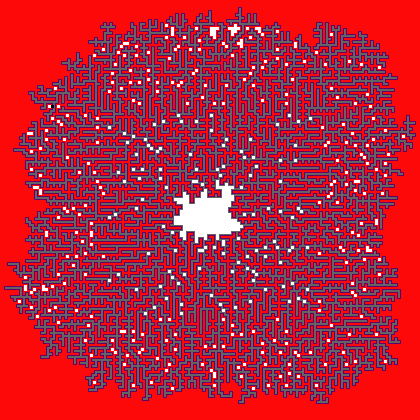
#> input picture 10/imgout.png, 420 x 420 px
$ python mainv2dec.py
#> lines starting #> are read from the running program, lines starting #| are printed output that depends on the picture; after the words box and inside, x2 and y2 are one past the last pixel; in counts of white or black regions, pixels touching at a corner belong together
from PIL import Image
import numpy as np
import math

# THIS IS THE SECOND OF TWO PART 2 SCRIPTS, USE MAINV2IMG.PY FOR THE FIRST PART
# THIS IS THE SECOND OF TWO PART 2 SCRIPTS, USE MAINV2IMG.PY FOR THE FIRST PART
# THIS IS THE SECOND OF TWO PART 2 SCRIPTS, USE MAINV2IMG.PY FOR THE FIRST PART
# THIS IS THE SECOND OF TWO PART 2 SCRIPTS, USE MAINV2IMG.PY FOR THE FIRST PART
# THIS IS THE SECOND OF TWO PART 2 SCRIPTS, USE MAINV2IMG.PY FOR THE FIRST PART
# THIS IS THE SECOND OF TWO PART 2 SCRIPTS, USE MAINV2IMG.PY FOR THE FIRST PART
# THIS IS THE SECOND OF TWO PART 2 SCRIPTS, USE MAINV2IMG.PY FOR THE FIRST PART
# THIS IS THE SECOND OF TWO PART 2 SCRIPTS, USE MAINV2IMG.PY FOR THE FIRST PART
# THIS IS THE SECOND OF TWO PART 2 SCRIPTS, USE MAINV2IMG.PY FOR THE FIRST PART
# THIS IS THE SECOND OF TWO PART 2 SCRIPTS, USE MAINV2IMG.PY FOR THE FIRST PART
# THIS IS THE SECOND OF TWO PART 2 SCRIPTS, USE MAINV2IMG.PY FOR THE FIRST PART
# THIS IS THE SECOND OF TWO PART 2 SCRIPTS, USE MAINV2IMG.PY FOR THE FIRST PART

count = 0

with Image.open("imgout.png") as pilimg:
#> pilimg is the input picture: PIL image 420x420 RGBA; mean R, G, B, A 181.3, 36.4, 59.9, 255
    img = np.asarray(pilimg).copy()
    print(np.asarray(img[0][0]))
#| [253   9   9 255]
    print([253,9,9,255])
    print((img[0][0] == [253,9,9,255]).all())
#| True

    for i in range(math.floor(len(img)/3)):
        for j in range(math.floor(len(img[i])/3)):
            if img[i*3][j*3][0] == 255:
                passing = True
                target = [253,8,8,255]
                if (img[i*3+3][j*3] == target).all():
                    passing = False
                if (img[i*3][j*3+3] == target).all():
                    passing = False
                if (img[i*3-1][j*3] == target).all():
                    passing = False
                if (img[i*3][j*3-1] == target).all():
                    passing = False
                if passing:
                    print(i, j)
                    print(" ")
                    count += 1
                    img[i*3][j*3] = [50,50,50,255]
                    img[i*3+1][j*3] = [50,50,50,255]
                    img[i*3+2][j*3] = [50,50,50,255]
                    img[i*3][j*3+1] = [50,50,50,255]
                    img[i*3+1][j*3+1] = [50,50,50,255]
                    img[i*3+2][j*3+1] = [50,50,50,255]
                    img[i*3][j*3+2] = [50,50,50,255]
                    img[i*3+1][j*3+2] = [50,50,50,255]
                    img[i*3+2][j*3+2] = [50,50,50,255]
#> this loop made 140 passes
#| 9 78
#| 38 59
#| 38 70
#| 38 96
#| 39 103
#| 40 54
#| 40 60
#| 40 65
#| 40 99
#| 41 51
#> (further printed lines are left out)
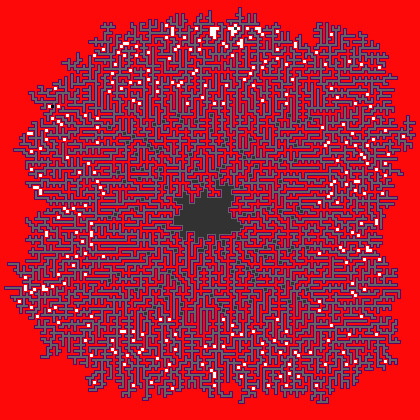
#> img: shape (420, 420, 4); 1.88% of pixels changed, all inside (x1, y1, x2, y2) = (108, 27, 312, 315)
#> after the loop, count = 368

    newimg = Image.fromarray(img)
    newimg.save("imgout2.png")

print(count)
#| 368
